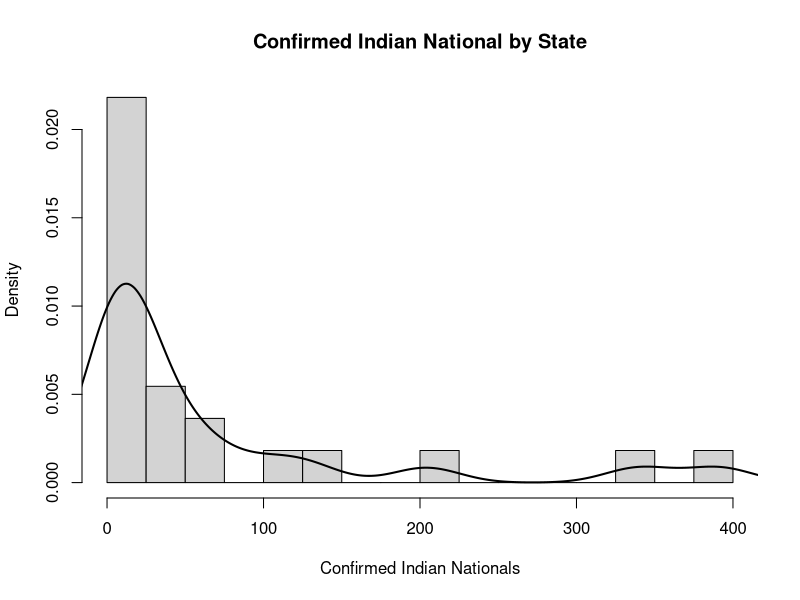
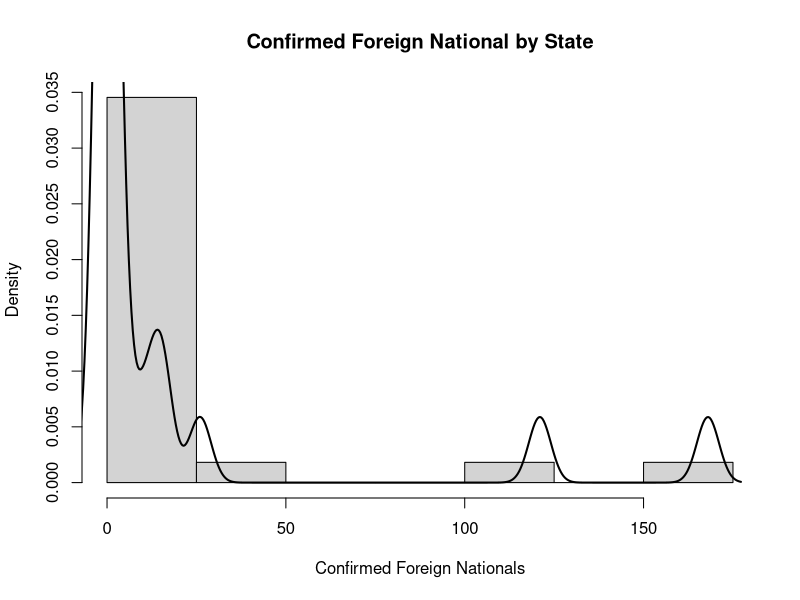
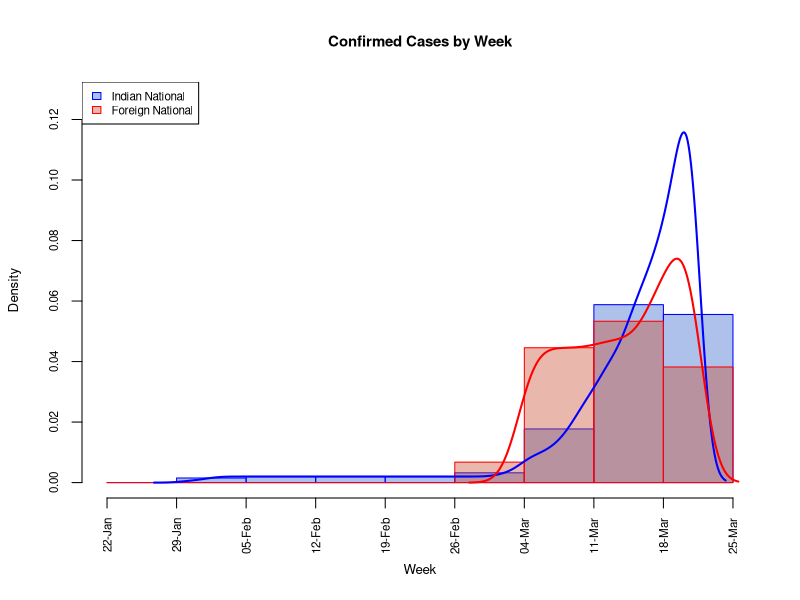
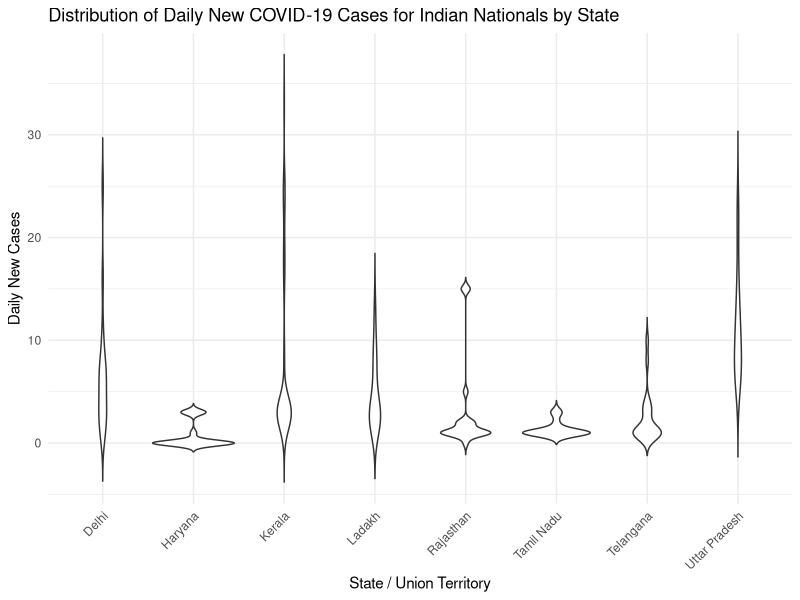
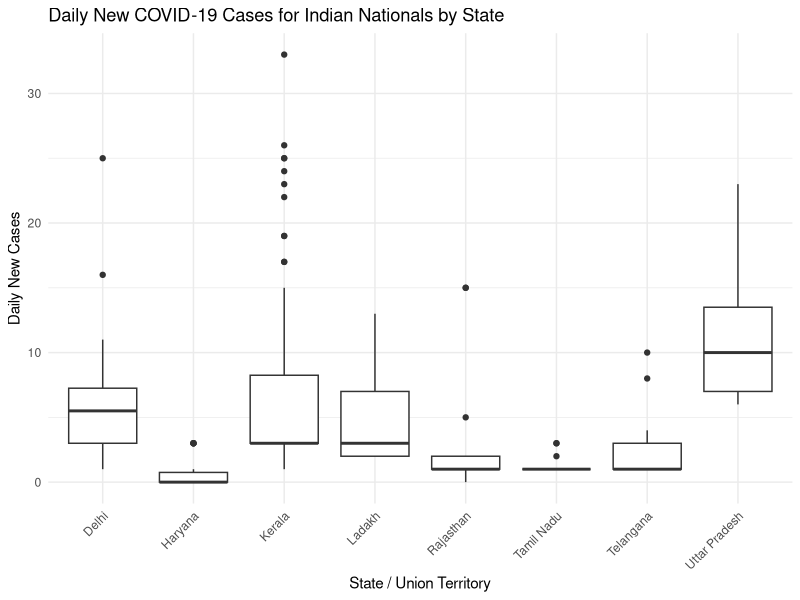
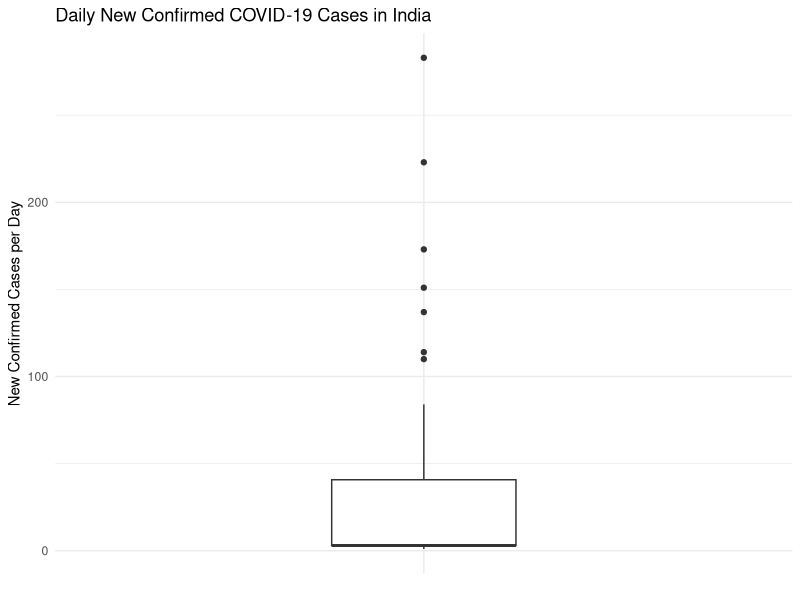

R code for these plots, in order:
# Coding-assistant note: OpenAI Codex assisted with coding. The project owner made the key decisions on how to segment and manage the data.
# Dataset note: Uses the COVID-19 India (Jan 20 - Mar 20) CSV at unit-2/covid-data-set/Covid19 India (Jan 20 - Mar 20).csv in this repository. Public COVID-19 India CSV archive: https://data.covid19india.org/documentation/csv/
setwd("~/GitHub/Numerical Analysis/unit-2")

library(readr)
library(dplyr)

# Load data
Covid19_India_Jan_20_Mar_20_ <- read_csv(
  "covid-data-set/Covid19 India (Jan 20 - Mar 20).csv"
)

d1 <- Covid19_India_Jan_20_Mar_20_


# Fix state / union territory names
d1_clean <- d1 %>%
  mutate(
    `State/UnionTerritory` = case_when(
      `State/UnionTerritory` == "Chattisgarh" ~ "Chhattisgarh",
      `State/UnionTerritory` == "Pondicherry" ~ "Puducherry",
      `State/UnionTerritory` == "Telengana" ~ "Telangana",
      `State/UnionTerritory` == "Union Territory of Chandigarh" ~ "Chandigarh",
      `State/UnionTerritory` == "Union Territory of Jammu and Kashmir" ~ "Jammu and Kashmir",
      `State/UnionTerritory` == "Union Territory of Ladakh" ~ "Ladakh",
      TRUE ~ `State/UnionTerritory`
    )
  )


# Combine data by state / union territory
combined_data <- d1_clean %>%
  select(-Sno) %>%
  group_by(`State/UnionTerritory`) %>%
  summarise(
    across(
      where(is.numeric),
      \(x) sum(x, na.rm = TRUE)
    )
  )


# Histogram: Confirmed Indian Nationals by State
hist(
  combined_data$ConfirmedIndianNational,
  breaks = seq(
    0,
    max(combined_data$ConfirmedIndianNational, na.rm = TRUE) + 25,
    by = 25
  ),
  probability = TRUE,
  main = "Confirmed Indian National by State",
  xlab = "Confirmed Indian Nationals"
)

lines(
  density(
    combined_data$ConfirmedIndianNational,
    na.rm = TRUE
  ),
  lwd = 2
)


# Histogram: Confirmed Foreign Nationals by State
hist(
  combined_data$ConfirmedForeignNational,
  breaks = seq(
    0,
    max(combined_data$ConfirmedForeignNational, na.rm = TRUE) + 25,
    by = 25
  ),
  probability = TRUE,
  main = "Confirmed Foreign National by State",
  xlab = "Confirmed Foreign Nationals"
)

lines(
  density(
    combined_data$ConfirmedForeignNational,
    na.rm = TRUE
  ),
  lwd = 2
)

#histopgram and density curves week by week
# Convert Date column
d1$Date <- as.Date(d1$Date, format = "%d-%m-%Y")

# Keep Jan to end of March 2020
d1_range <- subset(
  d1,
  Date >= as.Date("2020-01-01") &
    Date <= as.Date("2020-03-31")
)

# Repeat dates based on confirmed counts
indian_dates <- rep(
  d1_range$Date,
  times = d1_range$ConfirmedIndianNational
)

foreign_dates <- rep(
  d1_range$Date,
  times = d1_range$ConfirmedForeignNational
)

# Convert dates to numbers for plotting
indian_num <- as.numeric(indian_dates)
foreign_num <- as.numeric(foreign_dates)

# Weekly breaks
week_dates <- seq(
  as.Date("2020-01-22"),
  as.Date("2020-03-25"),
  by = "7 days"
)

# Numeric version of weekly breaks
week_breaks <- as.numeric(week_dates)

# Calculate histograms without plotting
hist_indian <- hist(
  indian_num,
  breaks = week_breaks,
  probability = TRUE,
  plot = FALSE
)

hist_foreign <- hist(
  foreign_num,
  breaks = week_breaks,
  probability = TRUE,
  plot = FALSE
)

# Density curves
density_indian <- density(indian_num)
density_foreign <- density(foreign_num)

# Find maximum height
max_y <- max(
  hist_indian$density,
  hist_foreign$density,
  density_indian$y,
  density_foreign$y
)

# Plot Indian histogram
hist(
  indian_num,
  breaks = week_breaks,
  probability = TRUE,
  col = rgb(0.2, 0.4, 0.8, 0.4),
  border = "blue",
  main = "Confirmed Cases by Week",
  xlab = "Week",
  ylab = "Density",
  xaxt = "n",
  ylim = c(0, max_y * 1.1),
  cex.main = 0.9,
  cex.lab = 0.8,
  cex.axis = 0.7
)

# Overlay foreign histogram
hist(
  foreign_num,
  breaks = week_breaks,
  probability = TRUE,
  col = rgb(0.8, 0.3, 0.2, 0.4),
  border = "red",
  add = TRUE
)

# Indian density curve
lines(
  density_indian,
  col = "blue",
  lwd = 2
)

# Foreign density curve
lines(
  density_foreign,
  col = "red",
  lwd = 2
)

# Add ONE custom weekly date axis
axis(
  1,
  at = week_breaks,
  labels = format(week_dates, "%d-%b"),
  las = 2,
  cex.axis = 0.7
)

# Legend
legend(
  "topleft",
  legend = c(
    "Indian National",
    "Foreign National"
  ),
  fill = c(
    rgb(0.2, 0.4, 0.8, 0.4),
    rgb(0.8, 0.3, 0.2, 0.4)
  ),
  border = c("blue", "red"),
  cex = 0.7
)


#violin and box plot of new cases by region

library(dplyr)
library(ggplot2)

top_states <- d1_clean %>%
  count(`State/UnionTerritory`) %>%
  arrange(desc(n)) %>%
  slice_head(n = 8) %>%
  pull(`State/UnionTerritory`)

plot_data <- d1_clean %>%
  filter(
    `State/UnionTerritory` %in% top_states
  )

ggplot(
  plot_data,
  aes(
    x = `State/UnionTerritory`,
    y = ConfirmedIndianNational
  )
) +
  geom_violin(trim = FALSE) +
  labs(
    title = "Distribution of Daily New COVID-19 Cases for Indian Nationals by State",
    x = "State / Union Territory",
    y = "Daily New Cases"
  ) +
  theme_minimal() +
  theme(
    axis.text.x = element_text(
      angle = 45,
      hjust = 1
    )
  )

ggplot(
  plot_data,
  aes(
    x = `State/UnionTerritory`,
    y = ConfirmedIndianNational
  )
) +
  geom_boxplot() +
  labs(
    title = "Daily New COVID-19 Cases for Indian Nationals by State",
    x = "State / Union Territory",
    y = "Daily New Cases"
  ) +
  theme_minimal() +
  theme(
    axis.text.x = element_text(
      angle = 45,
      hjust = 1
    )
  )

#box plot for average number of cases per day  for ConfirmedIndianNational and ConfirmedForeignNational combined

library(dplyr)
library(ggplot2)

d1$Date <- as.Date(
  d1$Date,
  format = "%d-%m-%Y"
)

daily_totals <- d1 %>%
  mutate(
    TotalNewCases =
      ConfirmedIndianNational +
      ConfirmedForeignNational
  ) %>%
  group_by(Date) %>%
  summarise(
    TotalNewCases = sum(TotalNewCases),
    .groups = "drop"
  )

ggplot(
  daily_totals,
  aes(
    x = "",
    y = TotalNewCases
  )
) +
  geom_boxplot(
    width = 0.3
  ) +
  labs(
    title = "Daily New Confirmed COVID-19 Cases in India",
    x = NULL,
    y = "New Confirmed Cases per Day"
  ) +
  theme_minimal()
